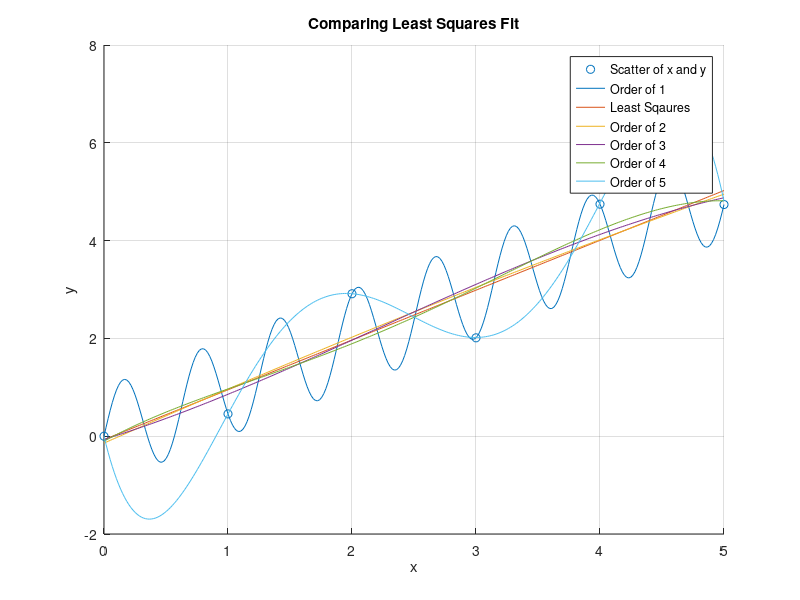

This chart was generated by the following MATLAB code:
% This program generates a scatter plot and graphs of different polynomial
% orders to compare least squares fit
%
% Authors: Grace, Danny

clear all
clc

%% Set up arrays
x = linspace(0,5,6);             % Create array for x = 0, 1, 2, 3, 4, 5
x2 = linspace(0,5,300);          % Create array for to generate other arrays for plotting

%% Given function
y = sin(10*x) + x;

%% Make arrays to plot function, linear least squares line, and orders from 2 to 5
y_sin = sin(10*x2) + x2;        
y_linear = -0.0695 + 1.0187*x2;               % Least squares
y_qua = -0.1417 + 1.1270*x2 -0.0217*x2.^2;
y_cub = -0.0658 + 0.7804*x2 + 0.1681*x2.^2 -0.0253*x2.^3; 
y_4th = -0.1021 + 1.3851*x2 -0.4819*x2.^2 + 0.1863*x2.^3 -0.0212*x2.^4;
y_5th = -10.5621*x2 + 20.0566*x2.^2 -11.4819*x2.^3 + 2.6578*x2.^4 -0.2143*x2.^5; 

%% Plot graphs
figure
scatter(x,y);
hold on
plot(x2,y_sin);
plot(x2,y_linear);
plot(x2,y_qua);
plot(x2,y_cub);
plot(x2,y_4th);
plot(x2,y_5th);
xlabel('x');
ylabel('y');
legend('Scatter of x and y', 'Order of 1', 'Least Sqaures', 'Order of 2', 'Order of 3', 'Order of 4', 'Order of 5');
title('Comparing Least Squares Fit');
grid;